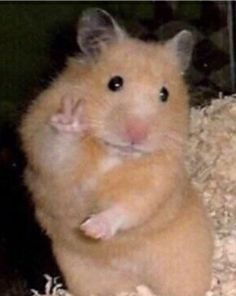
#> input picture images/hamster.jpg, 236 x 296 px
$ python algorithms.py
#> lines starting #> are read from the running program, lines starting #| are printed output that depends on the picture
### images/lib_kernels.py
import numpy as np

def convolve2D(img, kernel):
    #dimensiones imagen origen y kernel
    img_row, img_col = img.shape
    kernel_row, kernel_col = kernel.shape

    #matriz resultado (imagen) del mismo tamaño de la imagen origen
    img_res = np.zeros(img.shape)

    #definir el tamaño del relleno para cada eje
    pad_height = int((kernel_row - 1) / 2)
    pad_width = int((kernel_col - 1) / 2)

    #crear una matriz de 0's con el relleno agregado
    padded_img = np.zeros((img_row + (2 * pad_height), img_col + (2 * pad_width)))
    #agregar la imagen origen a la matriz de 0's con
    padded_img[pad_height:padded_img.shape[0] - pad_height, pad_width:padded_img.shape[1] - pad_width] = img

    #recorrer la matriz de la imagen
    for row in range(img_row):
        for col in range(img_col):
            #calcular cada nuevo pixel multiplicando la cada valor del kernel con
            #la seccion de la matriz imagen concidente
            pixel = np.multiply(kernel, padded_img[row:row + kernel_row, col:col + kernel_col])
            #sumar los productos y asignar a la posicion correspondiente de la matriz resultado
            img_res[row, col] = np.sum(pixel)

    #se devuelve la matriz resultado verificando que los valores
    #se mantengan en el rango de 0 a 255
    return np.clip(img_res,0,255)


def gaussianBlur(img):
    '''
    @img: matrix source in grey scale
    Gaussian blur 3x3
    \t| 1/16 2/16 1/16 |\n
    \t| 2/16 4/16 2/16 |\n
    \t| 1/16 2/16 1/16 |
    \n
    '''
    kernel = np.array([[0.0625, 0.125, 0.0625],
                       [0.125,0.25,0.125],
                       [0.0625, 0.125, 0.0625]])
    result = convolve2D(img, kernel)
    return result


# [73 lines left out: functions prewitt, sobel, sharpen, not called in this run]

### images/algorithms.py
import cv2
import os
import numpy as np
from lib_kernels import sharpen, sobel, prewitt, gaussianBlur
import time


#cargar archivo
file_name = os.path.join(os.path.dirname(__file__), 'hamster.jpg')

#leer imagen y convertir a escala de grises
img = cv2.imread(file_name, cv2.IMREAD_GRAYSCALE)
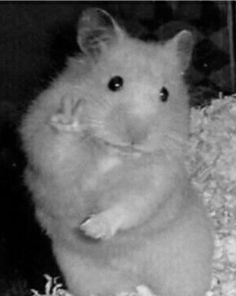
#> img: shape (296, 236); min 0, max 232, mean 104.4

#crear imagen de escala de grises
cv2.imwrite('grey.png', img)

start = time.time()
#aplicar kernel
img_result = gaussianBlur(img)
#> in convolve2D, `padded_img[pad_height:padded_img.shape[0] - pad_height, pad_width:padd..`:
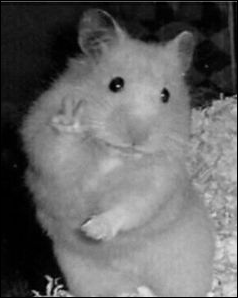
#> padded_img: shape (298, 238) float64; min 0, max 232, mean 102.9
end = time.time()
print('Sin opencv+cuda: ', end - start)
#crear imagen con kernel aplicado
cv2.imwrite('gaussian_cpu.png',img_result)
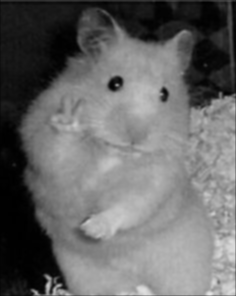
#> saved as gaussian_cpu.png: shape (296, 236); min 0, max 228, mean 104.1

$ run again, with images/gato.png saved as images/hamster.jpg
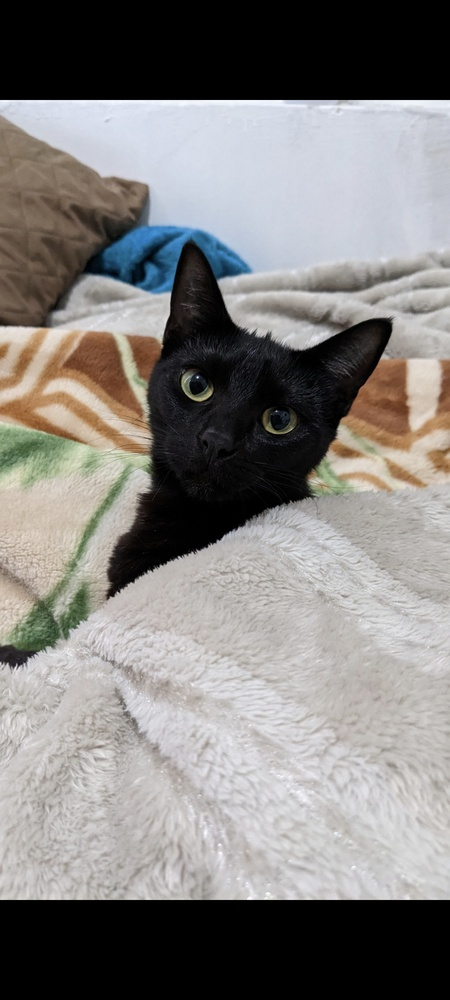
#> input picture images/gato.png, 450 x 1000 px, shrunk from 1080 x 2400 before the run
#> `img = cv2.imread(file_name, cv2.IMREAD_GRAYSCALE)`:
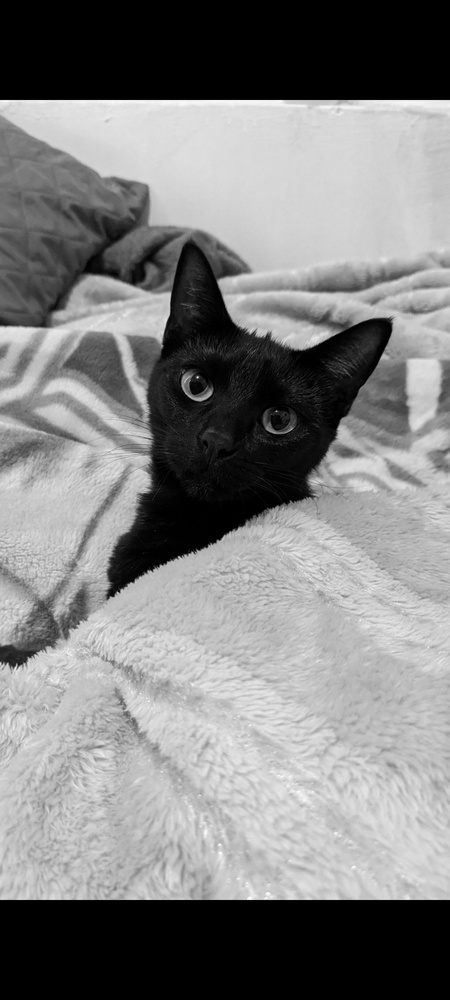
#> img: shape (1000, 450); min 0, max 255, mean 128.3
